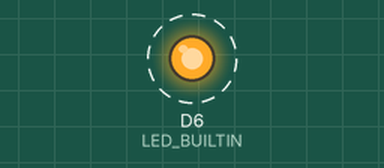
This sketch was run on a simulated Arduino MKR. Parts: output pins drawn as LEDs (lit = HIGH). Dashed ring = blinking. WiFi joins after 1.5 s; servers stay silent unless stated; what the sketch prints to the serial monitor is not drawn.

Above: at 11.7 s.
Timing chart, 0 to 14.5 s (numbered marks = the images above):
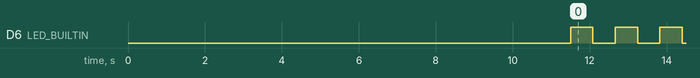

Measured:
- by itself, D6 (LED_BUILTIN): alternates HIGH for 0.58 s and LOW for 0.58 s

The sketch:

m2_wifi.ino
```cpp
#include <WiFiNINA.h>

char ssid[] = "Narek";
char pass[] = "00000000";

int status = WL_IDLE_STATUS;
int ledState = LOW;
unsigned long previousMillisInfo = 0;
unsigned long previousMillisLED = 0;
const int intervalInfo = 5000;

void setup() {
  Serial.begin(9600);
  while (!Serial);

  pinMode(LED_BUILTIN, OUTPUT);

  while (status != WL_CONNECTED) {
    Serial.print("Attempting to connect to network: ");
    Serial.println(ssid);

    status = WiFi.begin(ssid, pass);

    delay(10000);
  }

  Serial.println("Connected to network");
  Serial.println("--------------------");
}

void loop() {
  unsigned long currentMillisInfo = millis();

  if (currentMillisInfo - previousMillisInfo >= intervalInfo) {
    previousMillisInfo = currentMillisInfo;

    Serial.println("Board Information: ");
    IPAddress ip = WiFi.localIP();
    Serial.print("IP Address: ");
    Serial.println(ip);

    Serial.println();

    Serial.println("Network Information: ");
    Serial.print("SSID: ");
    Serial.println(WiFi.SSID());

    long rssi = WiFi.RSSI();
    Serial.print("Signal Strength (RSSI): ");
    Serial.println(rssi);
    Serial.println("--------------------------");
  }

  unsigned long currentMillisLED = millis();

  int intervalLED = WiFi.RSSI() * -10;

  if (currentMillisLED - previousMillisLED >= intervalLED) {
    previousMillisLED = currentMillisLED;

    if (ledState == LOW) {
      ledState = HIGH;
    } else {
      ledState = LOW;
    }

    digitalWrite(LED_BUILTIN, ledState);
  }
}
```
